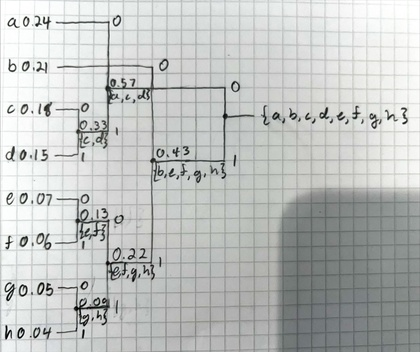
%> input picture comm_theory/PS3/Code Tree.jpeg, 420 x 352 px, shrunk from 2234 x 1870 before the run
$ octave PS3.m   (GNU Octave 9; MATLAB toolbox functions it lacks are replaced by stand-ins)
%> lines starting %> are read from the running program, lines starting %| are printed output that depends on the picture
%% Problem Set III: Information Theory

clc; clear; close all;
%% Problem 1

disp('Problem 1')

% Define symbols and respective probabilities
symbols =   {'a',  'b',  'c',  'd',  'e',  'f',  'g',  'h' };
p       =   [0.24, 0.21, 0.18, 0.15, 0.07, 0.06, 0.05, 0.04];

%%% Part (a)
% Part (a)

disp('Part (a)')
% Codeword lengths
l = ceil(-log2(p));

% Kraft sum
kraft_sum = sum(2.^(-l));

disp('Codeword lengths (l):');
disp(l);

% Show that Kraft inequality is satisfied
disp('Kraft Inequality:');
disp([num2str(kraft_sum) ' <= 1']);
if kraft_sum <= 1
    disp('The code lengths satisfy the Kraft inequality.');
else
    disp('The code lengths do not satisfy the Kraft inequality.');
end
% Part (b)

disp('Part (b)')
% Entropy H(X)
H_X = sum(-p .* log2(p));

% Average code length L_bar
L_bar = sum(p .* l);

disp('Entropy H(X):');
disp(H_X);
disp('Average code length L_bar:');
disp(L_bar);

% Verify the inequality H(X) <= L_bar < H(X) + 1
disp('H(X) <= L_bar < H(X) + 1')
disp([num2str(H_X) ' <= ' num2str(L_bar) ' < ' num2str(H_X + 1)]);
if H_X <= L_bar && L_bar < H_X + 1
    disp('The inequality H(X) <= L_bar < H(X) + 1 is satisfied.');
else
    disp('The inequality H(X) <= L_bar < H(X) + 1 is not satisfied.');
end

%% Problem 2

disp('Problem 2')

% Code Tree
img = imread('Code Tree.jpeg');
%> img is the input picture: size 352x420x3 uint8; mean R, G, B 191.2, 193.9, 192.3
imshow(img);
title('Huffman Code Tree');

% Symbols         a     b     c      d      e       f       g        h
huffman_codes = {'00', '10', '010', '011', '1100', '1101', '1110', '1111'};

% Calculate Huffman code lengths
huffman_lengths = cellfun(@length, huffman_codes);

% Calculate -log2(p) for each probability
neg_log2_p = -log2(p);

% Code Table
code_table = table(symbols', p', huffman_codes', huffman_lengths', round(neg_log2_p, 2)', l', ...
                   'VariableNames', {'Symbol', 'Probability', 'Code', 'Length', '-log2(p)', 'ceil(-log2(p))'});
disp('Huffman Code Table:');
disp(code_table);

% Kraft inequality for Huffman codes
kraft_sum_huffman = sum(2.^(-huffman_lengths));
disp('Kraft inequality (Huffman):');
disp([num2str(kraft_sum_huffman) ' <= 1']);
if kraft_sum_huffman <= 1
    disp('The Huffman code lengths satisfy the Kraft inequality.');
else
    disp('The Huffman code lengths do not satisfy the Kraft inequality.');
end

% Average code length L_bar for the Huffman code
L_bar_huffman = sum(p .* huffman_lengths);
disp('Average code length L_bar for Huffman code:');
disp(L_bar_huffman)

% Verify the inequality H(X) <= L_bar < H(X) + 1
disp('H(X) <= L_bar < H(X) + 1')
disp([num2str(H_X) ' <= ' num2str(L_bar_huffman) ' < ' num2str(H_X + 1)]);
if H_X <= L_bar_huffman && L_bar_huffman < H_X + 1
    disp('The inequality H(X) <= L_bar < H(X) + 1 is satisfied for the Huffman code.');
else
    disp('The inequality H(X) <= L_bar < H(X) + 1 is not satisfied for the Huffman code.');
end
%% Problem 3

disp('Problem 3')
% Part (a)

disp('Part (a)')

three_binit_sequences = {'000',     '001',     '010', '011', '100',     '101',     '110', '111'};
three_binit_probs     = [0.24*0.57, 0.24*0.43, 0.18,  0.15,  0.21*0.57, 0.21*0.43, 0.13,  0.09];
% sum_three_binit_probs = sum(three_binit_probs); % Check the sum of
% probabilities is 1

disp('3-Binit Sequence Probabilities:')
results_table = table(three_binit_sequences', round(three_binit_probs, 2)', ...
                      'VariableNames', {'3_Binit_Sequence', 'Probability'});
disp(results_table);
% Part (b)

disp('Part (b)')

%% Entropy H(Y3)
% Marginal probabilities for Y3 (0 or 1)
p_Y3_0 = sum(three_binit_probs([1, 3, 5, 7])); % Sequences where Y3 = 0
p_Y3_1 = sum(three_binit_probs([2, 4, 6, 8])); % Sequences where Y3 = 1

H_Y3 = (-p_Y3_0 * log2(p_Y3_0) - p_Y3_1 * log2(p_Y3_1));
disp('Entropy H(Y3):')
disp(H_Y3)

%% Entropy H(Y3 | Y2)
% Marginal probabilities for Y2 (0 or 1)
p_Y2_0 = sum(three_binit_probs([1, 2, 7, 8])); % Sequences where Y2 = 0
p_Y2_1 = sum(three_binit_probs([3, 4, 5, 6])); % Sequences where Y2 = 1

% Conditional probabilities for Y3 given Y2
p_Y3_0_given_Y2_0 = sum(three_binit_probs([1, 7])) / p_Y2_0;
p_Y3_1_given_Y2_0 = sum(three_binit_probs([2, 8])) / p_Y2_0;
p_Y3_0_given_Y2_1 = sum(three_binit_probs([3, 5])) / p_Y2_1;
p_Y3_1_given_Y2_1 = sum(three_binit_probs([4, 6])) / p_Y2_1;

H_Y3_given_Y2 = p_Y2_0 * (-p_Y3_0_given_Y2_0 * log2(p_Y3_0_given_Y2_0) - p_Y3_1_given_Y2_0 * log2(p_Y3_1_given_Y2_0)) ...
              + p_Y2_1 * (-p_Y3_0_given_Y2_1 * log2(p_Y3_0_given_Y2_1) - p_Y3_1_given_Y2_1 * log2(p_Y3_1_given_Y2_1));
disp('Conditional Entropy H(Y3 | Y2):')
disp(H_Y3_given_Y2)

%% Entropy H(Y3 | Y1, Y2)
% Joint probabilities of each (Y1, Y2) pair
p_Y1Y2_00 = sum(three_binit_probs([1, 2])); % (Y1, Y2) = (0, 0)
p_Y1Y2_01 = sum(three_binit_probs([3, 4])); % (Y1, Y2) = (0, 1)
p_Y1Y2_10 = sum(three_binit_probs([5, 6])); % (Y1, Y2) = (1, 0)
p_Y1Y2_11 = sum(three_binit_probs([7, 8])); % (Y1, Y2) = (1, 1)

% Conditional probabilities for Y3 given each (Y1, Y2) combination
% (Y1, Y2) = (0, 0)
p_Y3_0_given_Y1Y2_00 = three_binit_probs(1) / p_Y1Y2_00;
p_Y3_1_given_Y1Y2_00 = three_binit_probs(2) / p_Y1Y2_00;

% (Y1, Y2) = (0, 1)
p_Y3_0_given_Y1Y2_01 = three_binit_probs(3) / p_Y1Y2_01;
p_Y3_1_given_Y1Y2_01 = three_binit_probs(4) / p_Y1Y2_01;

% (Y1, Y2) = (1, 0)
p_Y3_0_given_Y1Y2_10 = three_binit_probs(5) / p_Y1Y2_10;
p_Y3_1_given_Y1Y2_10 = three_binit_probs(6) / p_Y1Y2_10;

% (Y1, Y2) = (1, 1)
p_Y3_0_given_Y1Y2_11 = three_binit_probs(7) / p_Y1Y2_11;
p_Y3_1_given_Y1Y2_11 = three_binit_probs(8) / p_Y1Y2_11;

% Combine the conditional entropies weighted by the probability of each (Y1, Y2) pair
H_Y3_given_Y1Y2 = p_Y1Y2_00 * (-p_Y3_0_given_Y1Y2_00 * log2(p_Y3_0_given_Y1Y2_00) - ...
                                p_Y3_1_given_Y1Y2_00 * log2(p_Y3_1_given_Y1Y2_00)) + ...
                  p_Y1Y2_01 * (-p_Y3_0_given_Y1Y2_01 * log2(p_Y3_0_given_Y1Y2_01) - ...
                                p_Y3_1_given_Y1Y2_01 * log2(p_Y3_1_given_Y1Y2_01)) + ...
                  p_Y1Y2_10 * (-p_Y3_0_given_Y1Y2_10 * log2(p_Y3_0_given_Y1Y2_10) - ...
                                p_Y3_1_given_Y1Y2_10 * log2(p_Y3_1_given_Y1Y2_10)) + ...
                  p_Y1Y2_11 * (-p_Y3_0_given_Y1Y2_11 * log2(p_Y3_0_given_Y1Y2_11) - ...
                                p_Y3_1_given_Y1Y2_11 * log2(p_Y3_1_given_Y1Y2_11));
disp('Conditional Entropy H(Y3 | Y1, Y2):')
disp(H_Y3_given_Y1Y2)
% Part (c)

disp('Part (c)')
disp('H(Y3) > H(Y3 | Y2) > H(Y3 | Y1, Y2)')
disp(num2str(H_Y3) + " > " + num2str(H_Y3_given_Y2) + " > " + num2str(H_Y3_given_Y1Y2))
if H_Y3 >= H_Y3_given_Y2 && H_Y3_given_Y2 >= H_Y3_given_Y1Y2
    disp('This is a decreasing sequence');
else
    disp('This is not a decreasing sequence');
end
%% Problem 4

disp('Problem 4')

disp('Part (f)')
num_points = 250;
p_values = linspace(0.01, 0.49, num_points); % Avoid endpoints to prevent log(0)

% Preallocate arrays for results
C_values = zeros(1, num_points);
pi_0_optimal = zeros(1, num_points);

% Binary entropy function
phi = @(x) -x .* log(x) - (1 - x) .* log(1 - x);

% Loop over each value of p
for i = 1:num_points
    p = p_values(i);

    % Define the equation for optimal pi_0 as a function to be solved
    equation = @(pi_0) ...
        log((1 - (pi_0 * (1 - 3 * p) + 2 * p)) / (pi_0 * (1 - 3 * p) + 2 * p)) * (1 - 3 * p) ...
        - ( -p * log(p) - (1 - p) * log(1 - p) ) ...
        + ( -2 * p * log(2 * p) - (1 - 2 * p) * log(1 - 2 * p) );

    % Initial guess for fsolve
    pi_0_guess = 0.5;

    % Solve for optimal pi_0
    pi_0_opt = fsolve(equation, pi_0_guess, optimset('Display','off'));
    pi_0_optimal(i) = pi_0_opt;

    % Calculate p(y_0) based on optimal pi_0
    p_y0 = pi_0_opt * (1 - p) + (1 - pi_0_opt) * 2 * p;

    % Compute mutual information at the optimal pi_0
    C_values(i) = phi(p_y0) ...
        - pi_0_opt * phi(p) ...
        - (1 - pi_0_opt) * phi(2 * p);

    % Convert from nats to bits
    C_values(i) = C_values(i) / log(2);
end

% Plot channel capacity C versus p
figure;
plot(p_values, C_values);
title('Channel Capacity C versus p');
xlabel('Error Probability p');
ylabel('Channel Capacity C (bits)');
grid on;
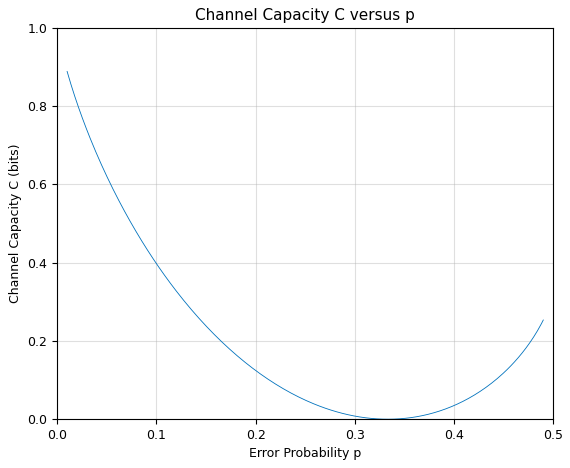
%> figure redrawn from the program's plot data; curve peaks at x = 0.01, y = 0.889

% Plot optimal pi_0 versus p
figure;
plot(p_values, pi_0_optimal);
title('Optimal \pi_0 versus p');
xlabel('Error Probability p');
ylabel('Optimal \pi_0');
grid on;
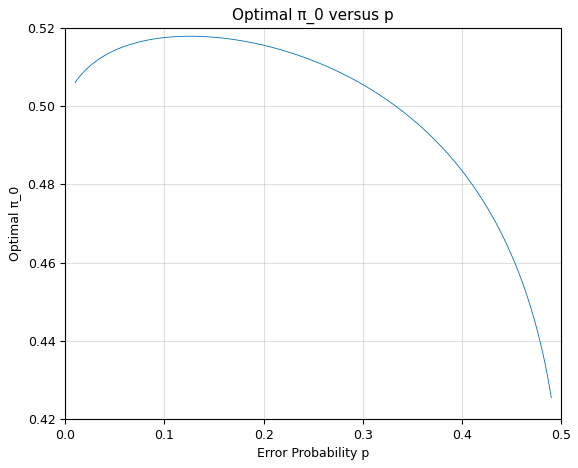
%> figure redrawn from the program's plot data; curve peaks at x = 0.126, y = 0.518
%% Problem 5

% Given variances
sigma_squared = [1, 0.8, 0.1, 0.01];

% Desired target rate range
target_R_min = 4.9;
target_R_max = 5;

% Initial values for bisection
lambda_low = 0;
lambda_high = max(sigma_squared);
max_iterations = 10;

% Pre-allocate arrays
iteration_list = zeros(max_iterations, 1);
lambda_low_list = zeros(max_iterations, 1);
lambda_high_list = zeros(max_iterations, 1);
lambda_list = zeros(max_iterations, 1);
R_list = zeros(max_iterations, 1);
D_list = zeros(max_iterations, 1);

% Initialize variables to store optimal values
optimal_lambda = 0;
final_R = 0;
final_D = 0;

for iteration = 1:max_iterations
    lambda = (lambda_low + lambda_high) / 2;
    R = 0;
    D = 0;

    % Calculate R and D based on current lambda
    for i = 1:length(sigma_squared)
        if sigma_squared(i) > lambda
            % Component contributes to rate and distortion
            D_i = lambda;
            R_i = 0.5 * log2(sigma_squared(i) / lambda);
        else
            % Component does not contribute to rate
            D_i = sigma_squared(i);
            R_i = 0;
        end
        R = R + R_i;
        D = D + D_i;
    end

    iteration_list(iteration) = iteration;
    lambda_low_list(iteration) = lambda_low;
    lambda_high_list(iteration) = lambda_high;
    lambda_list(iteration) = lambda;
    R_list(iteration) = R;
    D_list(iteration) = D;

    if R > target_R_max
        % R is too high, increase lambda
        lambda_low = lambda;
    elseif R < target_R_min
        % R is too low, decrease lambda
        lambda_high = lambda;
    else
        % R is within target range; save values and break the loop
        optimal_lambda = lambda;
        final_R = R;
        final_D = D;
        break;
    end
end

% Shrink arrays
iteration_list = iteration_list(1:iteration);
lambda_low_list = lambda_low_list(1:iteration);
lambda_high_list = lambda_high_list(1:iteration);
lambda_list = lambda_list(1:iteration);
R_list = R_list(1:iteration);
D_list = D_list(1:iteration);

% Display each iteration in a table
T = table(iteration_list, lambda_low_list, lambda_high_list, lambda_list, R_list, D_list, ...
          'VariableNames', {'Iteration', 'Lambda_Low', 'Lambda_High', 'Lambda', 'R', 'D'});
disp(T);

% Display the final result
fprintf('Optimal lambda: %.4f\n', optimal_lambda);
fprintf('Final (R, D) point: (%.4f, %.4f)\n', final_R, final_D);
fprintf('Total iterations: %d\n', iteration);
